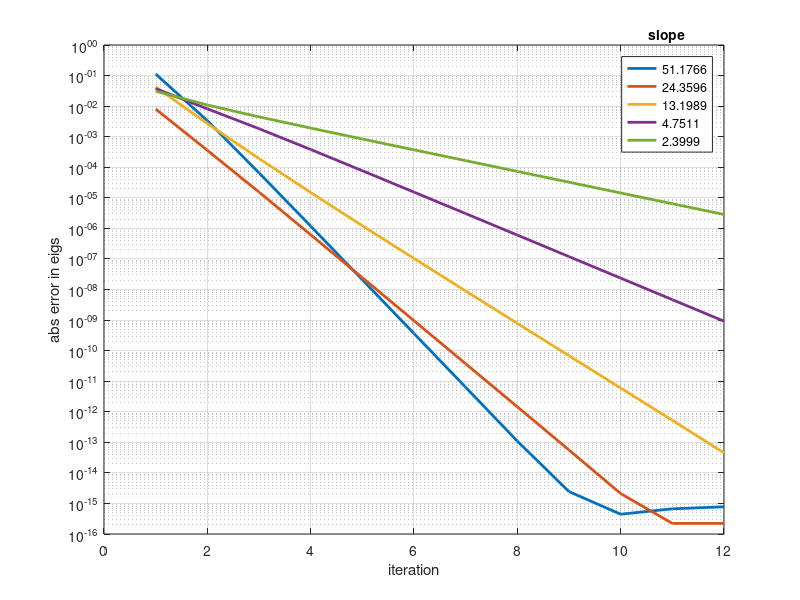

MATLAB code for this plot:
%%% Set random number generator, and various problem parameters.
rng(0)
m     = 20; % Size of the matrix.
ell   = 5;  % Block size in block power iteration.
nstep = 12; % Number of steps of power iteration.

%%% Generate a test matrix.
dd = 1.5.^(-linspace(0,m-1,m))';  % The vector of eigenvalues.

% Vchoice = 'pert';
% V  = randn(m) + eye(m);

Vchoice = 'on';
[V,~] = qr(randn(m));

A  = V*diag(dd)*inv(V);

%%% Execute the power iteration
Y     = randn(m,ell);
ERR   = NaN*ones(nstep,ell);
for i = 1:nstep
  [Y,~]    = qr(Y,0);
  Y        = A*Y;
  [Q,~]    = qr(Y,0);
  ee       = eig(Q'*A*Q);
  ERR(i,:) = min(abs(dd*ones(1,ell) - ones(m,1)*ee'));
end

slopes = [];
slopes_str = {};
for j = 1:ell
    p = polyfit(1:nstep/2, -log10(ERR(1:end/2, j)), 1);
    slopes(j) = 10.^p(1);
    slopes_str{j} = num2str(slopes(j));
    fprintf('Eig val #%d: slope=%.2f\n', j, slopes(j))
end

figure(1)
plot(ERR,'LineWidth',2)
title(legend(slopes_str), 'slope')
xlabel('iteration')
ylabel('abs error in eigs')
set(gca, 'yscale', 'log')
grid on
saveas(gcf, ['p2-3' Vchoice '.epsc'])


